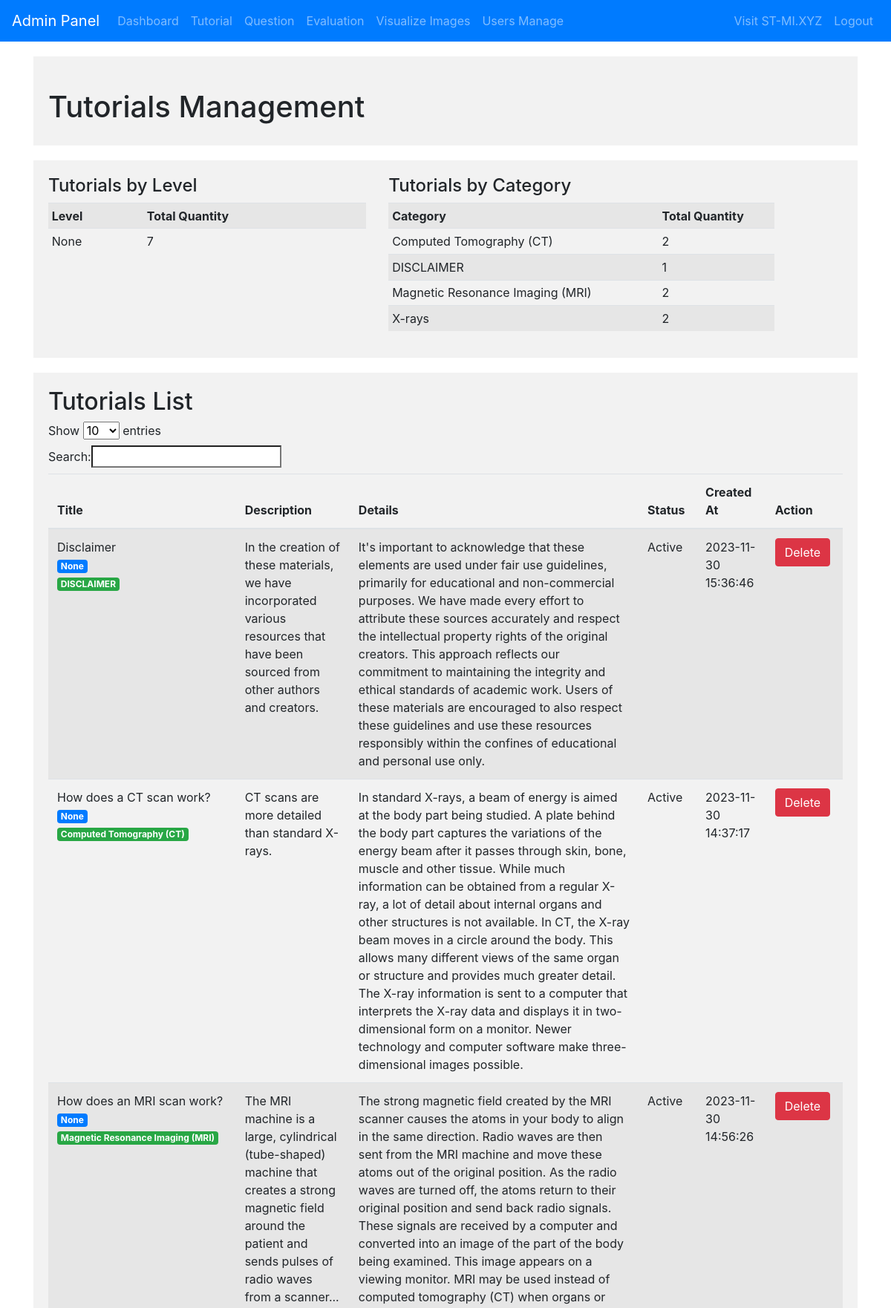
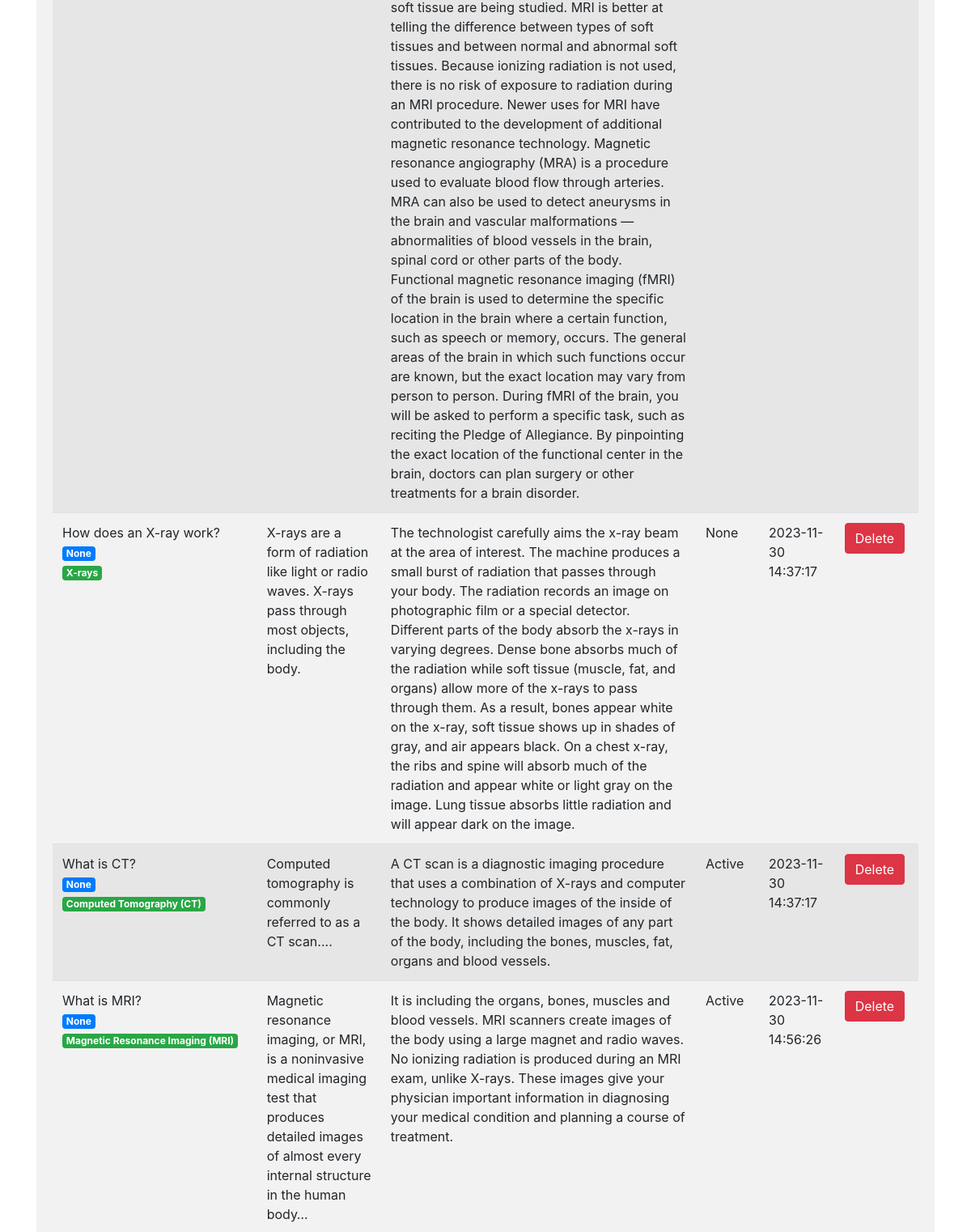
The app's page /tutorial/list (upper part) with its own data (2 pictures, top to bottom).
### tables this page shows
CREATE TABLE category (
    category_id INTEGER PRIMARY KEY,
    category_name VARCHAR(255) NOT NULL
);

CREATE TABLE tutorials (
    tutorial_id INTEGER PRIMARY KEY,
    logo VARCHAR(255),
    Title VARCHAR(255) NOT NULL,
    Description TEXT,
    Details TEXT,
    content_type VARCHAR(50),
    level_id INT,
    category_id INT,
    Status VARCHAR(20),
    created_at TIMESTAMP DEFAULT CURRENT_TIMESTAMP,
    FOREIGN KEY (level_id) REFERENCES level (level_id),
    FOREIGN KEY (category_id) REFERENCES category (category_id)
);

### admin.py (the view)
@app.route('/tutorial/list')
def list_tutorials():
    conn = get_db_connection()
    level_cursor = conn.execute('SELECT level_id, level_name FROM level')
    levels = level_cursor.fetchall()
    category_cursor = conn.execute('SELECT category_id, category_name FROM category')
    categories = category_cursor.fetchall()
    tutorials_cursor = conn.execute('SELECT * FROM tutorials')
    tutorials = tutorials_cursor.fetchall()
    level_count_cursor = conn.execute('SELECT level_id, COUNT(*) AS total_quantity FROM tutorials GROUP BY level_id')
    level_count = level_count_cursor.fetchall()
    cat_count_cursor = conn.execute('SELECT category_id, COUNT(*) AS total_quantity FROM tutorials GROUP BY category_id')
    cat_count = cat_count_cursor.fetchall()
    conn.close()
    return render_template('admin_list_tutorials.html', tutorials=tutorials, levels=levels, categories=categories, level_count=level_count,cat_count=cat_count)

### admin.py (called while the page is built)
@app.before_request
def check_admin_access():
    if request.endpoint and request.endpoint.startswith('admin'):
        if not is_admin():
            return redirect(url_for('hello'))

def get_db_connection():
    conn = sqlite3.connect('database.db')
    conn.row_factory = sqlite3.Row
    return conn

### templates/admin_list_tutorials.html (shortened to what this page needs)
{% extends 'admin_template.html' %}
{% block content %}
<div class="section">
    <h1 class="mt-4">Tutorials Management</h1>
</div>
    <div class="section">
        <div class="row">
            <div class="col-md-5">
                <h4>Tutorials by Level</h4>
                <table class="table table-striped table-sm">
                    <tr>
                        <th>Level</th>
                        <th>Total Quantity</th>
                    </tr>
                    {% for row in level_count %}
                        <tr>
                            <td>{{ row['level_id'] }}</td>
                            <td>{{ row['total_quantity'] }}</td>
                        </tr>
                    {% endfor %}
                </table>
            </div>
        <div class="col-md-6">
            <h4>Tutorials by Category</h4>
            <table class="table table-striped table-sm">
                <tr>
                    <th>Category</th>
                    <th>Total Quantity</th>
                </tr>
                {% for row in cat_count %}
                    <tr>
                        <td>{{ row['category_id'] }}</td>
                        <td>{{ row['total_quantity'] }}</td>
                    </tr>
                {% endfor %}
            </table>
        </div>
    </div>
    </div>
    <div class="section">
    <h2>Tutorials List</h2>
    <table class="table table-striped" id="tutorialTable">
        <thead>
            <tr>
                <th>Title</th>
                <th>Description</th>
                <th>Details</th>
                <th>Status</th>
                <th>Created At</th>
                <th>Action</th>
            </tr>
        </thead>
        <tbody>
            {% for tutorial in tutorials %}
            <tr>
                <td>{{ tutorial.title }}<br>
                    <span class="badge badge-primary">{{ tutorial.level_id }}</span><br>
                    <span class="badge badge-success">{{ tutorial.category_id }}</span>
                </td>
                <td>{{ tutorial.description }}</td>
                <td>{{ tutorial.details }}</td>
                <td>{{ tutorial.status }}</td>
                <td>{{ tutorial.created_at }}</td>
                <td>
                    <a href="/tutorial/delete/{{ tutorial.tutorial_id }}" onClick="confirm('Delete entry?')">
                        <button class="btn btn-danger">Delete</button>
                    </a>
                </td>
            </tr>
            {% endfor %}
        </tbody>
    </table>
</div>
{% endblock %}

### templates/admin_template.html (style rules this page uses)
.section { background-color: #f2f2f2; padding: 20px; margin-top: 20px; }

### records on screen
category: category_id "Computed Tomography (CT)", total_quantity "2"
tutorials: title "How does an X-ray work?", level_id "None", category_id "X-rays", description "X-rays are a form of radiation like light or radio waves. X-rays pass through most objects, including the body.", details "The technologist carefully aims the x-ray beam at the area of interest. The machine produces a small burst of radiation that passes through your body. The radiation records an image on photographic film or a special detector. Different parts of the body absorb the x-rays in varying degrees. Dense bone absorbs much of the radiation while soft tissue (muscle, fat, and organs) allow more of the x-rays to pass through them. As a result, bones appear white on the x-ray, soft tissue shows up in shades of gray, and air appears black. On a chest x-ray, the ribs and spine will absorb much of the radiation and appear white or light gray on the image. Lung tissue absorbs little radiation and will…", status "None", created_at "2023-11-30 14:37:17"
tutorials: title "What is CT?", level_id "None", category_id "Computed Tomography (CT)", description "Computed tomography is commonly referred to as a CT scan....", details "A CT scan is a diagnostic imaging procedure that uses a combination of X-rays and computer technology to produce images of the inside of the body. It shows detailed images of any part of the body, including the bones, muscles, fat, organs and blood vessels.", status "Active", created_at "2023-11-30 14:37:17"
tutorials: title "How does a CT scan work?", level_id "None", category_id "Computed Tomography (CT)", description "CT scans are more detailed than standard X-rays.", details "In standard X-rays, a beam of energy is aimed at the body part being studied. A plate behind the body part captures the variations of the energy beam after it passes through skin, bone, muscle and other tissue. While much information can be obtained from a regular X-ray, a lot of detail about internal organs and other structures is not available. In CT, the X-ray beam moves in a circle around the body. This allows many different views of the same organ or structure and provides much greater detail. The X-ray information is sent to a computer that interprets the X-ray data and displays it in two-dimensional form on a monitor. Newer technology and computer software make three-dimensional…", status "Active", created_at "2023-11-30 14:37:17"
tutorials: title "What is MRI?", level_id "None", category_id "Magnetic Resonance Imaging (MRI)", description "Magnetic resonance imaging, or MRI, is a noninvasive medical imaging test that produces detailed images of almost every internal structure in the human body…", details "It is including the organs, bones, muscles and blood vessels. MRI scanners create images of the body using a large magnet and radio waves. No ionizing radiation is produced during an MRI exam, unlike X-rays. These images give your physician important information in diagnosing your medical condition and planning a course of treatment.", status "Active", created_at "2023-11-30 14:56:26"
tutorials: title "How does an MRI scan work?", level_id "None", category_id "Magnetic Resonance Imaging (MRI)", description "The MRI machine is a large, cylindrical (tube-shaped) machine that creates a strong magnetic field around the patient and sends pulses of radio waves from a scanner...", details "The strong magnetic field created by the MRI scanner causes the atoms in your body to align in the same direction. Radio waves are then sent from the MRI machine and move these atoms out of the original position. As the radio waves are turned off, the atoms return to their original position and send back radio signals. These signals are received by a computer and converted into an image of the part of the body being examined. This image appears on a viewing monitor. MRI may be used instead of computed tomography (CT) when organs or soft tissue are being studied. MRI is better at telling the difference between types of soft tissues and between normal and abnormal soft tissues. Because…", status "Active", created_at "2023-11-30 14:56:26"
tutorials: title "Disclaimer", level_id "None", category_id "DISCLAIMER", description "In the creation of these materials, we have incorporated various resources that have been sourced from other authors and creators.", details "It's important to acknowledge that these elements are used under fair use guidelines, primarily for educational and non-commercial purposes. We have made every effort to attribute these sources accurately and respect the intellectual property rights of the original creators. This approach reflects our commitment to maintaining the integrity and ethical standards of academic work. Users of these materials are encouraged to also respect these guidelines and use these resources responsibly within the confines of educational and personal use only.", status "Active", created_at "2023-11-30 15:36:46"

### other values on screen
{{ row['level_id'] }} "None"
{{ row['total_quantity'] }} "7"
{{ row['category_id'] }} "DISCLAIMER" "Magnetic Resonance Imaging (MRI)" "X-rays"
{{ row['total_quantity'] }} "1" "2" "2"
